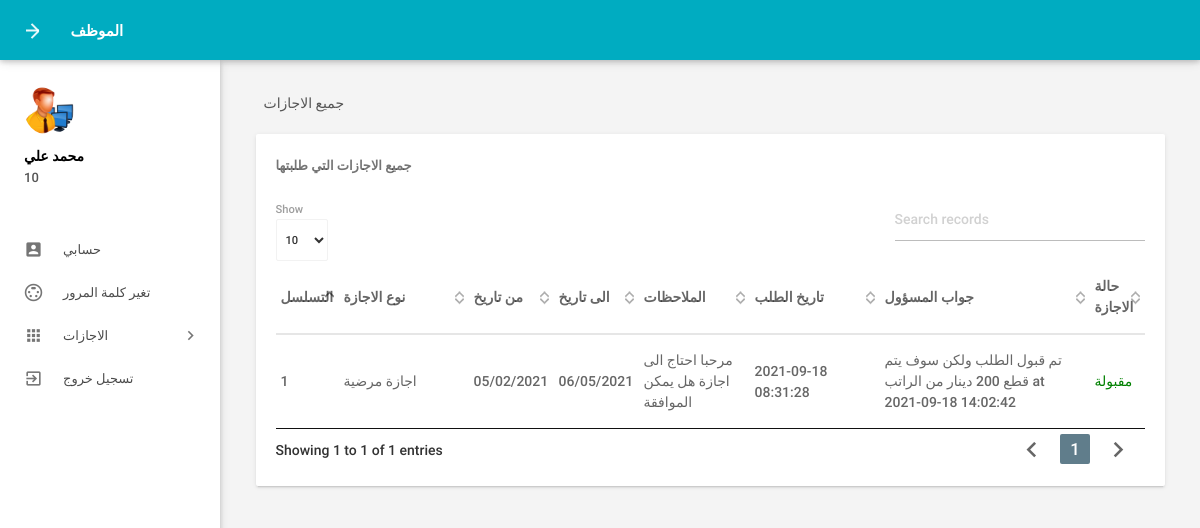
The page /leavehistory.php (signed in) on the database its author committed.
### tables this page shows
CREATE TABLE `tblemployees` (
  `id` int(11) NOT NULL,
  `EmpId` varchar(100) NOT NULL,
  `FirstName` varchar(150) NOT NULL,
  `LastName` varchar(150) NOT NULL,
  `EmailId` varchar(200) NOT NULL,
  `Password` varchar(180) NOT NULL,
  `Gender` varchar(100) NOT NULL,
  `Dob` varchar(100) NOT NULL,
  `Department` varchar(255) NOT NULL,
  `Address` varchar(255) NOT NULL,
  `City` varchar(200) NOT NULL,
  `Country` varchar(150) NOT NULL,
  `Phonenumber` char(11) NOT NULL,
  `Status` int(1) NOT NULL,
  `RegDate` timestamp NOT NULL DEFAULT current_timestamp()
);

CREATE TABLE `tblleaves` (
  `id` int(11) NOT NULL,
  `LeaveType` varchar(110) NOT NULL,
  `ToDate` varchar(120) NOT NULL,
  `FromDate` varchar(120) NOT NULL,
  `Description` mediumtext NOT NULL,
  `PostingDate` timestamp NOT NULL DEFAULT current_timestamp(),
  `AdminRemark` mediumtext DEFAULT NULL,
  `AdminRemarkDate` varchar(120) DEFAULT NULL,
  `Status` int(1) NOT NULL,
  `IsRead` int(1) NOT NULL,
  `empid` int(11) DEFAULT NULL
);

### leavehistory.php (the view, shortened to what this page needs)
<?php
include('includes/config.php');
if(strlen($_SESSION['emplogin'])==0)
    {
header('location:index.php');
}
else{
 ?>
<!DOCTYPE html>
<html lang="en">
    <head>
        <link type="text/css" rel="stylesheet" href="assets/plugins/materialize/css/materialize.min.css"/>
        <link href="assets/plugins/material-preloader/css/materialPreloader.min.css" rel="stylesheet">
        <link href="assets/plugins/datatables/css/jquery.dataTables.min.css" rel="stylesheet">
        <link href="assets/css/alpha.min.css" rel="stylesheet" type="text/css"/>
        <link href="assets/css/custom.css" rel="stylesheet" type="text/css"/>
    </head>
    <body>
       <?php include('includes/header.php');?>
       <?php include('includes/sidebar.php');?>
            <main class="mn-inner">
                <div class="row">
                    <div class="col s12">
                        <div class="page-title">جميع الاجازات</div>
                    </div>
                    <div class="col s12 m12 l12">
                        <div class="card">
                            <div class="card-content">
                                <span class="card-title">جميع الاجازات التي طلبتها</span>
                                <table id="example" class="display responsive-table ">
                                    <thead>
                                        <tr>
                                            <th>التسلسل</th>
                                            <th width="120">نوع الاجازة</th>
                                            <th>من تاريخ</th>
                                            <th>الى تاريخ</th>
                                             <th>الملاحظات</th>
                                             <th width="120">تاريخ الطلب</th>
                                            <th width="200">جواب المسؤول</th>
                                            <th>حالة الاجازة</th>
                                        </tr>
                                    </thead>
                                    <tbody>
<?php
$eid=$_SESSION['eid'];
$sql = "SELECT LeaveType,ToDate,FromDate,Description,PostingDate,AdminRemarkDate,AdminRemark,Status from tblleaves where empid=:eid";
$query = $dbh -> prepare($sql);
$query->bindParam(':eid',$eid,PDO::PARAM_STR);
$query->execute();
$results=$query->fetchAll(PDO::FETCH_OBJ);
$cnt=1;
if($query->rowCount() > 0)
{
foreach($results as $result)
{               ?>
                                        <tr>
                                            <td> <?php echo htmlentities($cnt);?></td>
                                            <td><?php echo htmlentities($result->LeaveType);?></td>
                                            <td><?php echo htmlentities($result->ToDate);?></td>
                                            <td><?php echo htmlentities($result->FromDate);?></td>
                                           <td><?php echo htmlentities($result->Description);?></td>
                                            <td><?php echo htmlentities($result->PostingDate);?></td>
                                            <td><?php if($result->AdminRemark=="")
                                            {
echo htmlentities('waiting for approval');
                                            } else
{
 echo htmlentities(($result->AdminRemark)." "."at"." ".$result->AdminRemarkDate);
}
                                            ?></td>
                                                                                 <td><?php $stats=$result->Status;
if($stats==1){
                                             ?>
                                                 <span style="color: green">مقبولة</span>
                                                 <?php } if($stats==2)  { ?>
                                                <span style="color: red">غير مقبولة</span>
                                                 <?php } if($stats==0)  { ?>
 <span style="color: blue">قيد المراجعة</span>
 <?php } ?>
                                             </td>
                                        </tr>
                                         <?php $cnt++;} }?>
                                    </tbody>
                                </table>
                            </div>
                        </div>
                    </div>
                </div>
            </main>
        </div>
        <div class="left-sidebar-hover"></div>
    </body>
</html>
<?php } ?>

### includes/header.php (shortened to what this page needs)
<div class="mn-content fixed-sidebar">
    <header class="mn-header navbar-fixed">
        <nav class="cyan darken-1">
            <div class="nav-wrapper row">
                <section class="material-design-hamburger navigation-toggle">
                    <a href="#" data-activates="slide-out" class="button-collapse show-on-large material-design-hamburger__icon">
                        <span class="material-design-hamburger__layer"></span>
                    </a>
                </section>
                <div class="header-title col s3">
                    <span class="chapter-title">الموظف</span>
                </div>
            </div>
        </nav>
    </header>

### includes/sidebar.php (shortened to what this page needs)
     <aside id="slide-out" class="side-nav white fixed">
                <div class="side-nav-wrapper">
                    <div class="sidebar-profile">
                        <div class="sidebar-profile-image">
                            <img src="assets/images/em.png" class="circle" alt="">
                        </div>
                        <div class="sidebar-profile-info">
                    <?php
$eid=$_SESSION['eid'];
$sql = "SELECT FirstName,LastName,EmpId from  tblemployees where id=:eid";
$query = $dbh -> prepare($sql);
$query->bindParam(':eid',$eid,PDO::PARAM_STR);
$query->execute();
$results=$query->fetchAll(PDO::FETCH_OBJ);
if($query->rowCount() > 0)
{
foreach($results as $result)
{               ?>
                                <p><?php echo htmlentities($result->FirstName." ".$result->LastName);?></p>
                                <span><?php echo htmlentities($result->EmpId)?></span>
                         <?php }} ?>
                        </div>
                    </div>
                <ul class="sidebar-menu collapsible collapsible-accordion" data-collapsible="accordion">
  <li class="no-padding"><a class="waves-effect waves-grey" href="myprofile.php"><i class="material-icons">account_box</i>حسابي</a></li>
  <li class="no-padding"><a class="waves-effect waves-grey" href="emp-changepassword.php"><i class="material-icons">settings_input_svideo</i>تغير كلمة المرور</a></li>
                    <li class="no-padding">
                        <a class="collapsible-header waves-effect waves-grey"><i class="material-icons">apps</i>الاجازات<i class="nav-drop-icon material-icons">keyboard_arrow_right</i></a>
                    </li>
                  <li class="no-padding">
                                <a class="waves-effect waves-grey" href="logout.php"><i class="material-icons">exit_to_app</i>تسجيل خروج</a>
                            </li>
                </ul>
                </div>
            </aside>

### rows shown on the page
tblemployees: FirstName+LastName "محمد علي", EmpId "10"
tblleaves: LeaveType "اجازة مرضية", ToDate "05/02/2021", FromDate "06/05/2021", Description "مرحبا احتاج الى اجازة هل يمكن الموافقة", PostingDate "2021-09-18 08:31:28", AdminRemark+AdminRemarkDate "تم قبول الطلب ولكن سوف يتم قطع 200 دينار من الراتب at 2021-09-18 14:02:42", Status "مقبولة"
